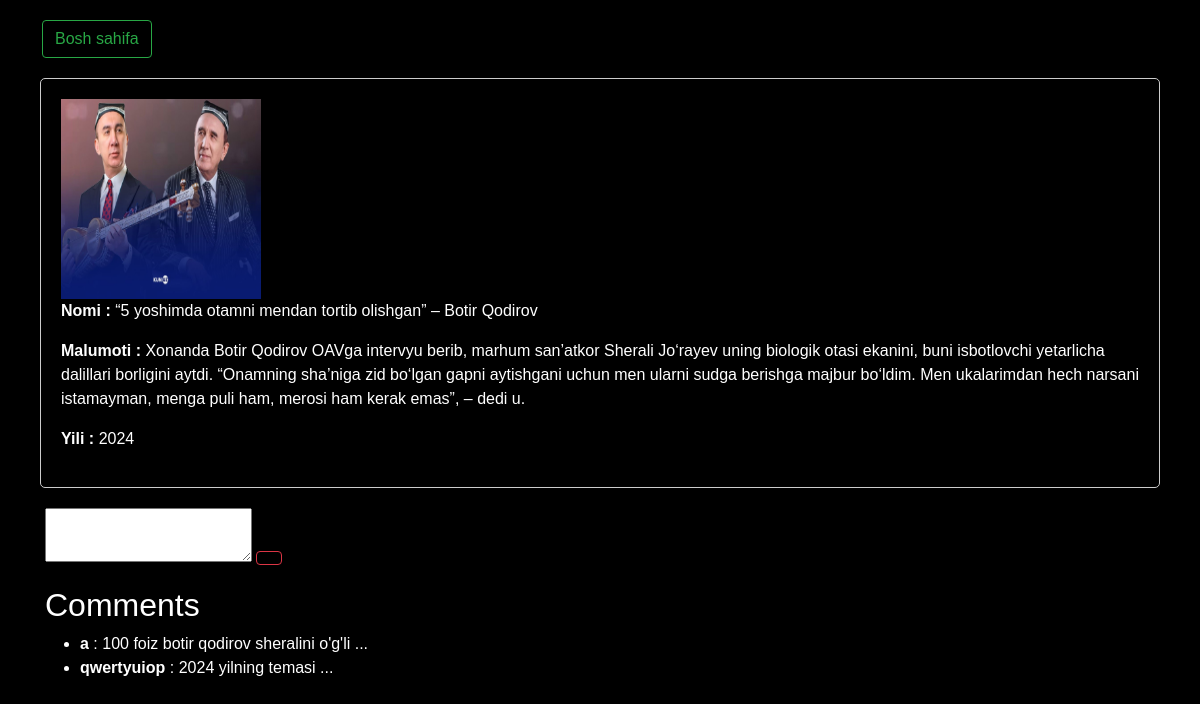
The page /news/new-detail/7/ on the database as committed earlier.
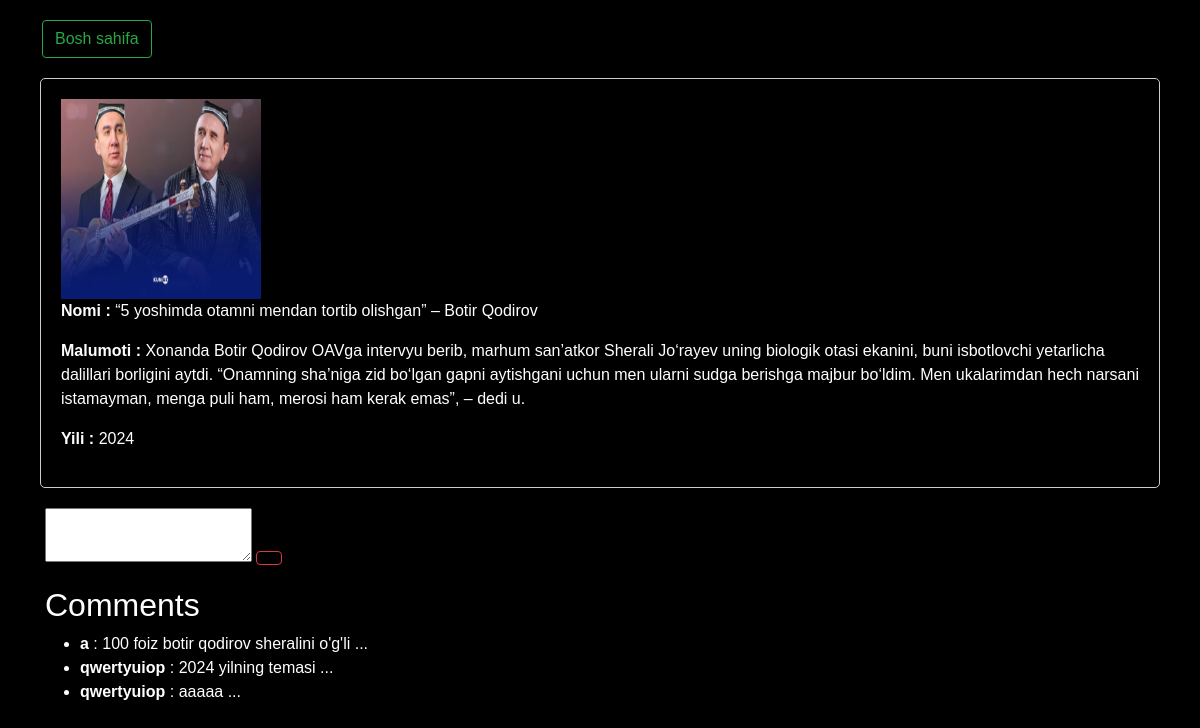
The same page on the database as committed later.
### newapp/models.py (models this page shows, shortened)
class Comment(models.Model):
    objects = None
    user = models.ForeignKey(User, on_delete=models.CASCADE)
    post = models.ForeignKey(News, on_delete=models.CASCADE, related_name='comments')
    text = models.TextField(max_length=500)

### newapp/views.py (the view, shortened to what this page needs)
# urls.py: path('new-detail/<int:pk>/', NewsDetailView.as_view(), name='new-detail'),
class NewsDetailView(DetailView):
    model = News
    template_name = 'news-detail.html'

### template/news-detail.html (shortened to what this page needs)
{% load static %}
<head>
    <link rel="stylesheet" href="https://stackpath.bootstrapcdn.com/bootstrap/4.5.0/css/bootstrap.min.css"
>
</head>
<link rel="stylesheet" href="/static/detail1.css">
<div class="card-body">
<body>
    <nav>
        <ul>
            <li style="padding: 22px"><a class="btn btn-outline-success" href="../../list">Bosh sahifa</a></li>
        </ul>
    </nav>
<main>
    <section>
        <div>
            <img src="{{ news.image.url }}" width="220" height="220" alt="{{news.image}}">
        </div>
        <div>
            <p><strong>Nomi : </strong>{{ news.title }}</p>
            <p><strong>Malumoti : </strong>{{ news.description }}</p>
            <p><strong>Yili : </strong>{{ news.year }}</p>
        </div>
    </section>
    <form method="post">
        <label>
            <textarea rows="2" name="comment"></textarea>
        </label>
        {% if request.user.is_authenticated %}
                     <input style="padding: 0px 0px" type="submit" class="btn btn-outline-info" value="Comment">
        {% else %}
            <a type="button"  class="btn btn-outline-danger" href="/users:login/"></a>
        {% endif %}
    </form>
    <h2 style="padding: 0px 5px">Comments</h2>
    {% if news.comments.all %}
        <ul>
            {% for i in news.comments.all %}
                <li>
                    <strong>{{ i.user.username }}</strong> :
                    {{ i.text }} ... <br>
                </li>
            {% endfor %}
        </ul>
    {% else %}
    <p style="padding: 0px 5px">No comments yet.</p>
{% endif %}
</main>
</body>
</div>

Rows that differ between the two databases and show on the page:
added Comment: user.username "qwertyuiop", text "aaaaa"
